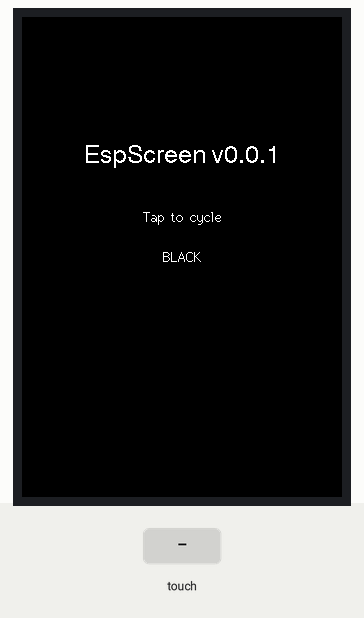
A program run on a simulated ESP32. Shown: 320×480 colour display. The inputs (shaded band) are chosen by the test bench. What the program prints to the serial monitor is not drawn.

Above: at 1.6 s.
1.7 s: screen touched at 13 % across, 10 % down
At 2.8 s:
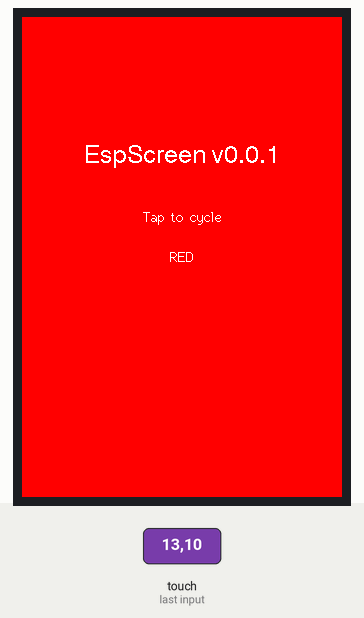
3.3 s: screen touched at 38 % across, 10 % down
At 4.2 s:
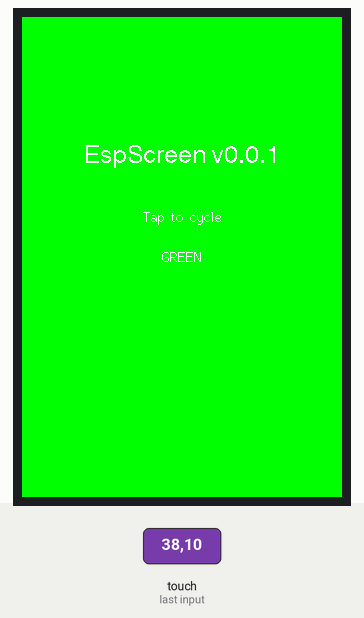
4.9 s: screen touched at 62 % across, 10 % down
At 6.2 s:
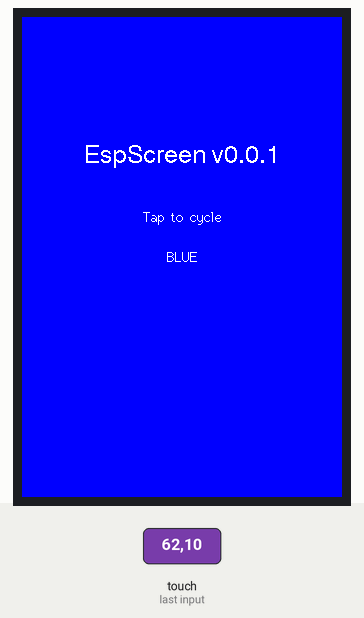
6.5 s: screen touched at 87 % across, 10 % down
At 7.7 s:
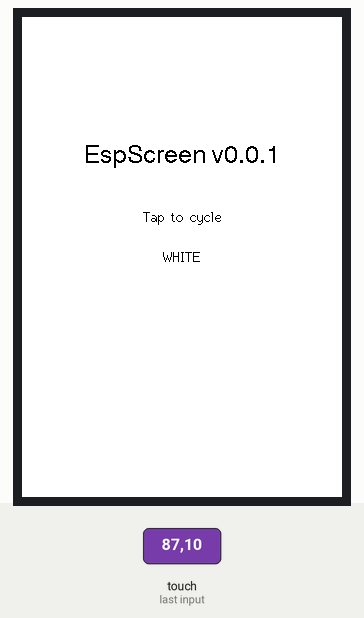
Timing chart, 0 to 9.1 s (numbered marks = the images above; inputs shaded):
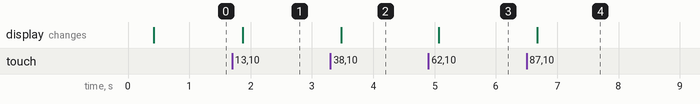

Measured:
- after the input at 1.7 s, the display: changes after 0.17 s (image 1)
- after the input at 3.3 s, the display: changes after 0.17 s (image 2)
- after the input at 4.9 s, the display: changes after 0.17 s (image 3)
- after the input at 6.5 s, the display: changes after 0.17 s (image 4)

The program:

main.cpp
```cpp
/**
 * EspScreen — Phase 0: Hello World / Bring-up
 *
 * Lights the ST7796 display via TFT_eSPI, draws a version banner, and cycles
 * through five background colours on each screen tap. Touch coords are logged
 * to Serial so you can verify the XPT2046 is alive before Phase 1 calibration.
 *
 * References:
 *   - LCDWiki 3.5" IPS product page: http://www.lcdwiki.com/3.5inch_SPI_Module_ILI9488_SKU:MSP3520
 *     (ST7796 variant uses same form-factor; consult LCDWiki datasheet for your SKU)
 *   - TFT_eSPI Setup77 (ESP32 + ST7796): see TFT_eSPI/User_Setups/Setup77_ST7796_ESP32.h
 *     (we replicate those flags via platformio.ini build_flags instead of editing the library)
 *
 * Board:   ESP32-WROOM-32E DevKit, COM20
 * Display: 320 x 480, ST7796 driver, BGR colour order
 */

#include <Arduino.h>
#include <SPI.h>
#include <TFT_eSPI.h>

// ── Globals ──────────────────────────────────────────────────────────────────

TFT_eSPI tft;

static const uint16_t COLORS[]     = { TFT_BLACK, TFT_RED, TFT_GREEN, TFT_BLUE, TFT_WHITE };
static const char*    COLOR_NAMES[] = { "BLACK",   "RED",   "GREEN",   "BLUE",   "WHITE"  };
static const uint8_t  NUM_COLORS    = sizeof(COLORS) / sizeof(COLORS[0]);

static uint8_t  colorIdx    = 0;
static uint32_t lastTouchMs = 0;
static const uint32_t DEBOUNCE_MS = 200;

// ── Helpers ───────────────────────────────────────────────────────────────────

/**
 * Fill the screen with `bg`, then draw the version banner and current colour
 * name centred on screen.  Text colour is chosen for contrast (dark bg → white
 * text, light bg → black text).
 */
void drawScreen(uint16_t bg) {
    tft.fillScreen(bg);

    // Use white text on dark backgrounds, black on light
    uint16_t textColor = (bg == TFT_WHITE) ? TFT_BLACK : TFT_WHITE;
    tft.setTextColor(textColor, bg);   // second arg = bg, suppresses ghost pixels

    // Version banner — font 4, roughly centred vertically in upper third
    tft.setTextDatum(MC_DATUM);        // middle-centre datum
    tft.setTextSize(1);

    tft.drawString("EspScreen v0.0.1", tft.width() / 2, 140, 4);  // font 4
    tft.drawString("Tap to cycle",     tft.width() / 2, 200, 2);  // font 2
    tft.drawString(COLOR_NAMES[colorIdx], tft.width() / 2, 240, 2);
}

// ── Setup ─────────────────────────────────────────────────────────────────────

void setup() {
    Serial.begin(115200);
    delay(100);
    Serial.println();
    Serial.println("[EspScreen v0.0.1] Phase 0 hello-world starting...");

    // Backlight on
    pinMode(TFT_BL, OUTPUT);
    digitalWrite(TFT_BL, HIGH);

    // TFT init
    tft.init();
    tft.setRotation(0);   // portrait, USB connector at bottom

    // Touch calibration — placeholder values from a typical LCDWiki 3.5" unit.
    // Phase 1 will replace these with a 4-corner calibration routine stored in NVS.
    uint16_t calData[5] = { 275, 3620, 264, 3532, 1 };
    tft.setTouch(calData);

    drawScreen(COLORS[colorIdx]);

    Serial.println("Ready. Tap the screen to cycle background colors.");
}

// ── Loop ──────────────────────────────────────────────────────────────────────

void loop() {
    uint16_t x = 0, y = 0;

    if (tft.getTouch(&x, &y)) {
        uint32_t now = millis();
        if (now - lastTouchMs > DEBOUNCE_MS) {
            lastTouchMs = now;

            colorIdx = (colorIdx + 1) % NUM_COLORS;
            drawScreen(COLORS[colorIdx]);

            Serial.printf("touch x=%u y=%u  color=%s (idx=%u)\n",
                          x, y, COLOR_NAMES[colorIdx], colorIdx);
        }
    }

    delay(10);   // yield; keeps watchdog happy
}
```
